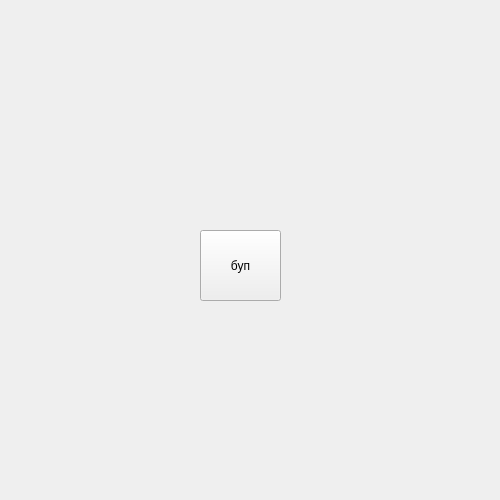
<?xml version="1.0" encoding="UTF-8"?>
<ui version="4.0">
 <class>Form</class>
 <widget class="QWidget" name="Form">
  <property name="geometry">
   <rect>
    <x>0</x>
    <y>0</y>
    <width>500</width>
    <height>500</height>
   </rect>
  </property>
  <property name="windowTitle">
   <string>Form</string>
  </property>
  <widget class="QPushButton" name="pushButton">
   <property name="geometry">
    <rect>
     <x>200</x>
     <y>230</y>
     <width>81</width>
     <height>71</height>
    </rect>
   </property>
   <property name="text">
    <string>буп</string>
   </property>
  </widget>
 </widget>
 <resources/>
 <connections/>
</ui>
